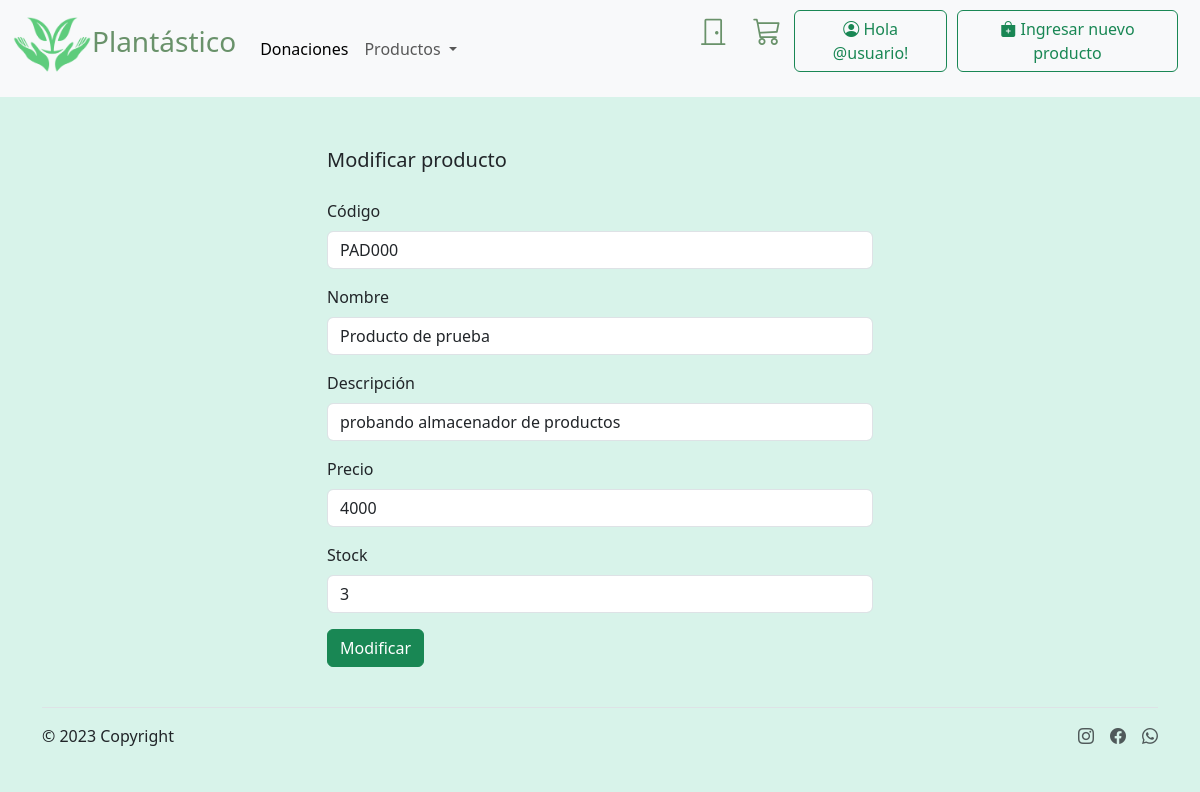
/modificarproducto?codigo=PAD000, run on the app's committed database.
### app_plantastico/models.py (models this page shows)
class Producto(models.Model):
    codigo              = models.CharField(max_length=50, primary_key=True)
    nomproducto         = models.CharField(max_length=50)
    descripcion         = models.CharField(max_length=150)
    precio              = models.IntegerField()
    stock               = models.IntegerField()

### app_plantastico/views.py (the view, shortened to what this page needs)
# urls.py: path("modificarproducto", views.modificarProducto, name="modificarproducto"),
def modificarProducto(request):
    if request.method== "GET":
        producto_encontrado = Producto.objects.get(codigo=request.GET.get("codigo"))
        return render(request, "app_plantastico/modificarproducto.html", {
            "producto": producto_encontrado
        })

### app_plantastico/templates/app_plantastico/modificarproducto.html (shortened to what this page needs)
{% load static %}
{% load bootstrap4 %}
<html>
    <head>
        <link href="{% static 'bootstrap.min.css' %}" rel="stylesheet">
        <link href="{% static 'style.css' %}" rel="stylesheet">
        <link href="{% static 'bootstrap-icons.css' %}" rel="stylesheet">
    </head>
    <body>
        <nav class="navbar navbar-expand-lg bg-body-tertiary">
            <div class="container-fluid">
                <a class="navbar-brand" href="{% url 'index' %}"><h3><img src="{% static 'assets/logo.png' %}" alt="Logo" class="tamannio_logo">Plantástico</h3></a>
                <div class="collapse navbar-collapse" id="navbarSupportedContent">
                    <ul class="navbar-nav me-auto mb-2 mb-lg-0">
                        <li class="nav-item">
                            <a class="nav-link active" aria-current="page" href="donacion">Donaciones</a>
                        </li>
                        <li class="nav-item dropdown">
                            <a class="nav-link dropdown-toggle" href="..." role="button" data-bs-toggle="dropdown" aria-expanded="false">
                            Productos
                            </a>
                        </li>
                    </ul>
                    <form class="d-flex" role="search">
                        <a href="{% url 'index' %}" class="btn"><h3><i class="bi bi-door-closed"></i></h3></a>
                        <br>
                        <a href="carrito" class="btn"><h3><i class="bi bi-cart3"></i></h3></a>
                        <br>
                        <a type="button" href="iniciosesion" class="btn btn-outline-success"
                        style="margin-right: 2%;">
                            <i class="bi bi-person-circle"></i> Hola @usuario!
                        </a>
                        <a type="button" href="{% url 'registrarproducto' %}" class="btn btn-outline-success"
                        style="margin-right: 2%;">
                            <i class="bi bi-bag-plus-fill"></i> Ingresar nuevo producto
                        </a>
                    </form>
                </div>
            </div>
        </nav>
        <div>
            <br>
        </div>
        <br>
        <div>
            <div class="container">
                <div class="row">
                  <div class="col"></div>
                  <div class="col-6">
                    <div class="d-flex justify-content-center">
                        <div class="modal-body">
                            <div class="modal-header">
                                <h1 class="modal-title fs-5" id="exampleModalLabel">Modificar producto</h1>
                            </div>
                            <br>
                            <form action="{% url 'modificarproducto' %}" method="post">
                                <div class="mb-3">
                                    <label for="txt_codigo" class="form-label">Código</label>
                                    <input type="text" readonly class="form-control" id="txt_codigo" name="txt_codigo" value="{{ producto.codigo }}">
                                </div>
                                <div class="mb-3">
                                    <label for="txt_nomproducto" class="form-label">Nombre</label>
                                    <input type="text" class="form-control" id="txt_nomproducto" name="txt_nomproducto" value="{{ producto.nomproducto }}">
                                </div>
                                <div class="mb-3">
                                    <label for="txt_descripcion" class="form-label">Descripción</label>
                                    <input type="text" class="form-control" id="txt_descripcion" name="txt_descripcion" value="{{ producto.descripcion }}">
                                </div>
                                <div class="mb-3">
                                    <label for="txt_precio" class="form-label">Precio</label>
                                    <input type="text" class="form-control" id="txt_precio" name="txt_precio" value="{{ producto.precio }}">
                                </div>
                                <div class="mb-3">
                                    <label for="txt_stock" class="form-label">Stock</label>
                                    <input type="text" class="form-control" id="txt_stock" name="txt_stock" value="{{ producto.stock }}">
                                </div>
                                <button type="submit" class="btn btn-success">
                                    Modificar
                                </button>
                            </form>
                        </div>
                    </div>
                  </div>
                  <div class="col"></div>
                </div>
              </div>
        </div>
        <div class="container">
            <footer class="d-flex flex-wrap justify-content-between align-items-center py-3 my-4 border-top">
            <div class="col-md-4 d-flex align-items-center">
                © 2023 Copyright
            </div>
            <ul class="nav col-md-4 justify-content-end list-unstyled d-flex">
                <li class="ms-3"><a class="text-body-secondary" href="#"><i class="bi bi-instagram" ></i></a></li>
                <li class="ms-3"><a class="text-body-secondary" href="#"><i class="bi bi-facebook"></i></a></li>
                <li class="ms-3"><a class="text-body-secondary" href="#"><i class="bi bi-whatsapp"></i></a></li>
            </ul>
            </footer>
        </div>
    </body>
</html>

### app_plantastico/static/style.css (style rules this page uses)
body { background-color: rgba(216, 243, 234, 0.979); }
h3 { color: rgba(14, 80, 14, 0.61); }
.tamannio_logo { width: 100%; max-width: 80px; }

### data on the page
Producto: txt_codigo "PAD000", txt_nomproducto "Producto de prueba", txt_descripcion "probando almacenador de productos", txt_precio "4000", txt_stock "3"
